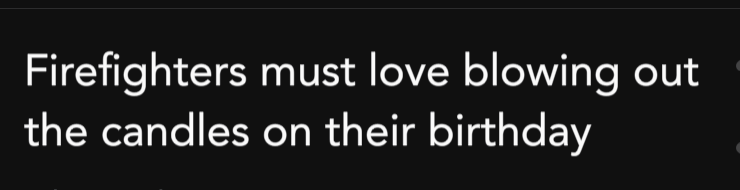
#> input picture cropped/10.png, 740 x 190 px; its folder holds only this picture in this run
$ python ocr.py
#> lines starting #> are read from the running program, lines starting #| are printed output that depends on the picture
from PIL import Image, ImageOps
import pytesseract
import os
from csv import DictWriter

RAW_IMAGE_PATH = os.path.join(os.getcwd(), 'cropped')
DATA_PATH = os.path.join(os.getcwd(), 'data', 'yikyak.csv')
config = '--psm 6'

f = open(DATA_PATH, 'w')
fieldnames = ["content"]
outfile = DictWriter(f, fieldnames=fieldnames)
outfile.writeheader()
for img_name in os.listdir(RAW_IMAGE_PATH):
    img_path = os.path.join(RAW_IMAGE_PATH, img_name)
    image = ImageOps.invert(Image.open(img_path).convert("L"))
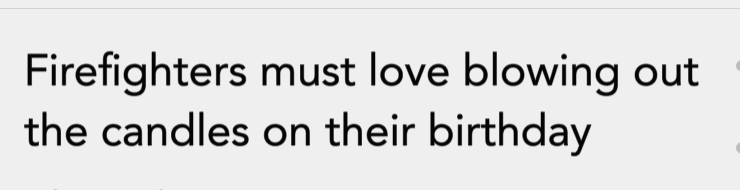
#> image: PIL image 740x190 L; min 5, max 239, mean 220.1
#> (the run stopped early here; a loop or call above may not have finished)

$ run again, on cropped/126.png
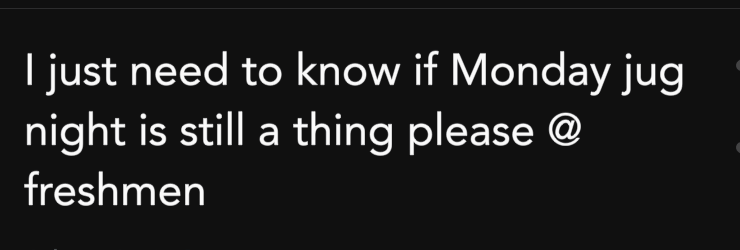
#> input picture cropped/126.png, 740 x 250 px
#> `image = ImageOps.invert(Image.open(img_path).convert("L"))`:
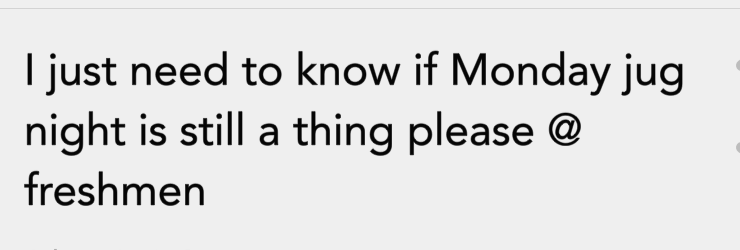
#> image: PIL image 740x250 L; min 5, max 239, mean 222.7

$ run again, on cropped/144.png
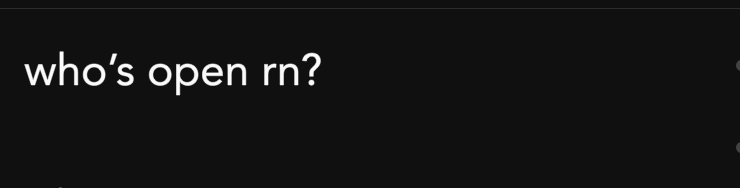
#> input picture cropped/144.png, 740 x 188 px
#> `image = ImageOps.invert(Image.open(img_path).convert("L"))`:
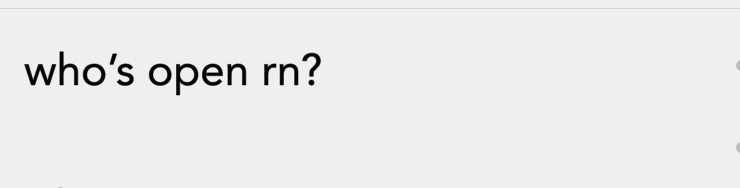
#> image: PIL image 740x188 L; min 5, max 239, mean 234.7

$ run again, on cropped/148.png
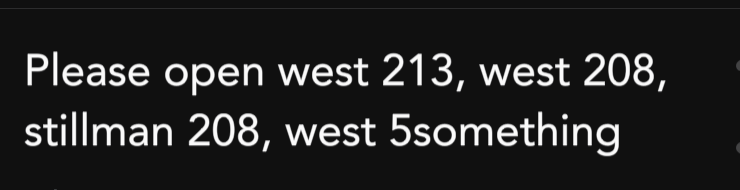
#> input picture cropped/148.png, 740 x 190 px
#> `image = ImageOps.invert(Image.open(img_path).convert("L"))`:
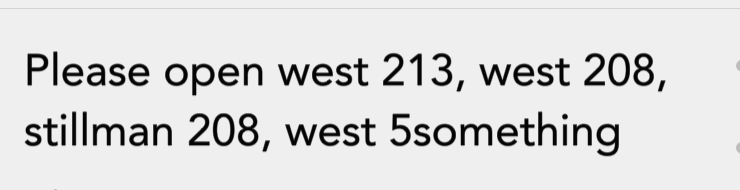
#> image: PIL image 740x190 L; min 5, max 239, mean 219.9

$ run again, on cropped/100.png
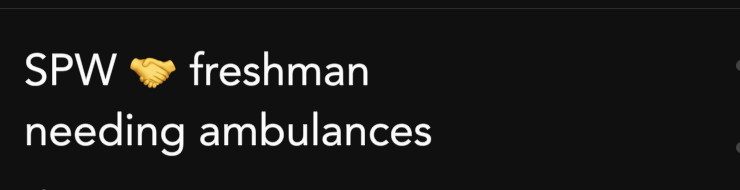
#> input picture cropped/100.png, 740 x 190 px
#> `image = ImageOps.invert(Image.open(img_path).convert("L"))`:
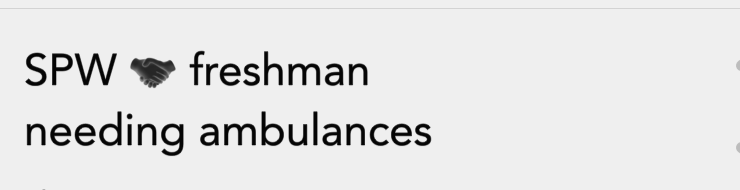
#> image: PIL image 740x190 L; min 5, max 239, mean 226.7
